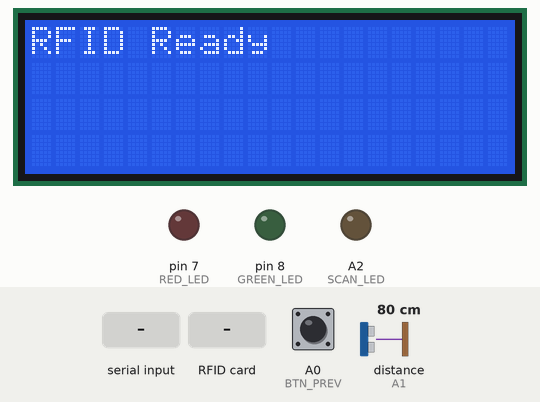
A sketch run on a simulated Arduino Uno, built with avr-gcc and run on an emulated ATmega328P. Parts: 20×4 character LCD, output pins drawn as LEDs (lit = HIGH). Wiring (inferred from the names in the program): ultrasonic range finder: trigger A3; echo A1. The inputs (shaded band) are chosen by the test bench; at power-on: A0 (BTN_PREV) LOW, distance to the obstacle (sensor on A1) 80 cm. Pins used as bus, display or sensor lines are not drawn; what the sketch prints to the serial monitor is not drawn.

Above: at 1.3 s.
1.4 s: "PING_RFID\n" received over the second serial link
At 1.8 s:
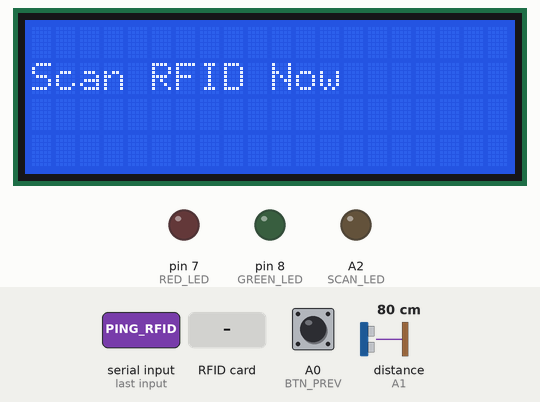
2.9 s: A0 (BTN_PREV) pulled HIGH for 0.15 s
4.5 s: RFID card 5E 7A 19 C4 held to the reader
6.2 s: "NO_ITEM\n" received over the second serial link
At 7.4 s:
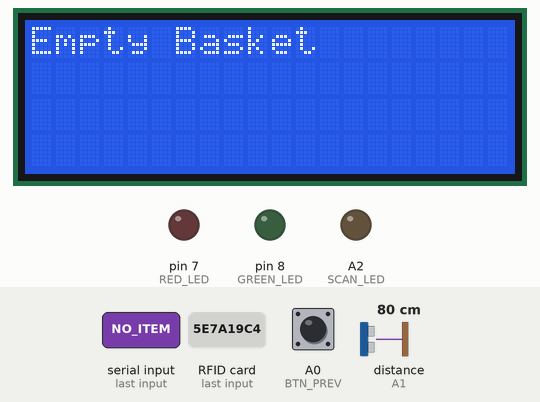
7.7 s: "Data:90\n" received over the second serial link
Timing chart, 0 to 10.2 s (numbered marks = the images above; inputs shaded):
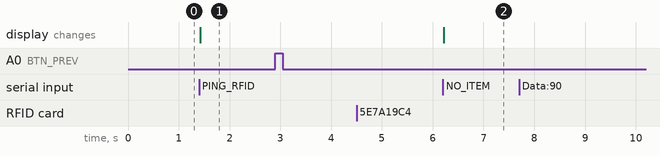

Measured:
- after the input at 1.4 s, the display: changes at once (image 1)
- after the input at 2.9 s, every drawn part: stays the same
- after the input at 4.5 s, every drawn part: stays the same
- after the input at 6.2 s, the display: changes at once (image 2)
- after the input at 7.7 s, every drawn part: stays the same

The sketch:

Defenseday-Arduino.ino
```cpp
#include <SPI.h>
#include <MFRC522.h>
#include <LiquidCrystal_I2C.h>
#include <SoftwareSerial.h>

// ========================
// Pins
#define RST_PIN 4
#define SS_PIN 10
MFRC522 mfrc522(SS_PIN, RST_PIN);

#define GREEN_LED 8
#define RED_LED   7
#define BTN_NEXT A1
#define BTN_PREV A0
#define SCAN_LED  A2
#define RST_OUT   A3

LiquidCrystal_I2C lcd(0x27, 20, 4);
SoftwareSerial NodeMCU(3, 2); // RX=3, TX=2

// Blink states
bool redBlink = false;
bool greenBlink = false;
bool scanBlink = false;

// Timers
unsigned long redTimer = 0;
unsigned long greenTimer = 0;
unsigned long scanTimer = 0;
const unsigned long blinkTime = 600; // ms

// Scan interval
const unsigned long scanInterval = 200; // ms
unsigned long lastScanTime = 0;
bool waitingForRfid = false;

// NodeMCU buffer
String serialBuffer = "";

// ========================
// Globals for item changes
int lastItemNumber = 0;

// ========================
// Setup
void setup() {
  Serial.begin(115200);
  NodeMCU.begin(4800);
  SPI.begin();
  lcd.init();
  lcd.backlight();
  lcd.clear();

  mfrc522.PCD_Init();
  lcd.setCursor(0,0);
  lcd.print("RFID Ready");

  pinMode(BTN_NEXT, INPUT);
  pinMode(BTN_PREV, INPUT);
  pinMode(GREEN_LED, OUTPUT);
  pinMode(RED_LED, OUTPUT);
  pinMode(SCAN_LED, OUTPUT);
  pinMode(RST_OUT, OUTPUT);

  digitalWrite(GREEN_LED, LOW);
  digitalWrite(RED_LED, LOW);
  digitalWrite(SCAN_LED, LOW);
  digitalWrite(RST_OUT, HIGH);
}

// ========================
// LED Blink functions
void triggerGreen() {
  greenBlink = true;
  greenTimer = millis();
  digitalWrite(GREEN_LED, HIGH);
}

void triggerRed() {
  redBlink = true;
  redTimer = millis();
  digitalWrite(RED_LED, HIGH);
}

void Sscan() {
  scanBlink = true;
  scanTimer = millis();
}

// Update LEDs without blocking
void updateLEDs() {
  unsigned long now = millis();
  if (greenBlink && now - greenTimer >= blinkTime) {
    greenBlink = false;
    digitalWrite(GREEN_LED, LOW);
  }
  if (redBlink && now - redTimer >= blinkTime) {
    redBlink = false;
    digitalWrite(RED_LED, LOW);
  }
  if (scanBlink && now - scanTimer >= blinkTime) {
    scanBlink = false;
  }
}

// ========================
// Main loop
void loop() {
  unsigned long now = millis();

  // Continuous RFID scan every scanInterval
  if (now - lastScanTime >= scanInterval) {
    lastScanTime = now;
    RFIDScan();
  }
digitalWrite(RST_OUT, LOW);
  buttons();
  handleNodeMCU();

  updateLEDs();
}

//=========================
void buttons() {
  static bool lastNext = HIGH;
  static bool lastPrev = HIGH;

  bool nextState = digitalRead(BTN_NEXT);
  bool prevState = digitalRead(BTN_PREV);

  if (prevState == HIGH) {
    NodeMCU.println("N");
    Serial.println("Sent NEXT");
  }

  if (nextState == HIGH) {
    NodeMCU.println("P");
    Serial.println("Sent PREV");
  }
}

// ========================
// RFID Scan
void RFIDScan() {
  if (!mfrc522.PICC_IsNewCardPresent()) return;
  if (!mfrc522.PICC_ReadCardSerial()) return;

  // Build UID string
  String uidStr = "";
  for (byte i = 0; i < mfrc522.uid.size; i++) {
    if (mfrc522.uid.uidByte[i] < 0x10) uidStr += "0";
    uidStr += String(mfrc522.uid.uidByte[i], HEX);
    if (i < mfrc522.uid.size - 1) uidStr += " ";
  }
  uidStr.toUpperCase();

  Serial.println("Scanned UID: " + uidStr);

  NodeMCU.println("LOOKUP:" + uidStr);

  if (waitingForRfid) {
    NodeMCU.println("RFID:" + uidStr);
    Serial.println("Sent to NodeMCU -> RFID:" + uidStr);
    waitingForRfid = false;
  }

  Sscan(); // blink scan LED
}

// ========================
// Handle NodeMCU messages
void handleNodeMCU() {
  while (NodeMCU.available()) {
    char c = NodeMCU.read();
    if (c == '\n') {
      serialBuffer.trim();
      if (serialBuffer.length() > 0) {

        if (serialBuffer == "PING_RFID") {
          waitingForRfid = true;
          lcd.clear();
          lcd.setCursor(0,1);
          lcd.print("Scan RFID Now    ");

          Serial.println("[NODEMCU] PING_RFID detected — awaiting scan");

        } else if (!waitingForRfid) {
          processServerCSV(serialBuffer);
        }
      }
      serialBuffer = "";
    } else {
      serialBuffer += c;
    }
  }
}

// ========================
// Extend your Item struct to include total, index, itemNumber
struct Item {
  String uid;
  String name;
  long price;
  String category;
  long total;       // total amount
  int index;        // current index
  int itemNumber;   // total items
};

// Global current item to display
Item currentItem;

// ========================
// Process CSV message from NodeMCU
// Expected format: "Data:Name,Category,Price,Total,Index,ItemNumber"
void processServerCSV(String msg) {
 if (msg == "NO_ITEM") {
    // Basket just became empty — reset count
    lastItemNumber = 0;
    currentItem.index = 0;
    currentItem.itemNumber = 0;
    currentItem.name = "";
    currentItem.category = "";
    currentItem.price = 0;
    currentItem.total = 0;

    // Update LCD
    lcd.clear();
    lcd.setCursor(0, 0);
    lcd.print("Empty Basket");

    Serial.println("Empty Basket");
    return;
}


  if (!msg.startsWith("Data:")) return;

  String payload = msg.substring(5);
  payload.trim();

  int idx0 = payload.indexOf(',');
  int idx1 = payload.indexOf(',', idx0 + 1);
  int idx2 = payload.indexOf(',', idx1 + 1);
  int idx3 = payload.indexOf(',', idx2 + 1);
  int idx4 = payload.indexOf(',', idx3 + 1);

  if (idx0 == -1 || idx1 == -1 || idx2 == -1 || idx3 == -1 || idx4 == -1) {
    Serial.println("Invalid CSV message: " + payload);
    return;
  }

  Item newItem;
  newItem.name       = payload.substring(0, idx0);      newItem.name.trim();
  newItem.category   = payload.substring(idx0 + 1, idx1); newItem.category.trim();
  newItem.price      = payload.substring(idx1 + 1, idx2).toInt();
  newItem.total      = payload.substring(idx2 + 1, idx3).toInt();
  newItem.index      = payload.substring(idx3 + 1, idx4).toInt();
  newItem.itemNumber = payload.substring(idx4 + 1).toInt();

  if (newItem.itemNumber > lastItemNumber) {
    triggerGreen();
    digitalWrite(SCAN_LED, HIGH);
    delay(100);
    digitalWrite(SCAN_LED, LOW);
  } else if (newItem.itemNumber < lastItemNumber) {
    triggerRed();
  }

  lastItemNumber = newItem.itemNumber;

  currentItem.name       = newItem.name;
  currentItem.category   = newItem.category;
  currentItem.price      = newItem.price;
  currentItem.total      = newItem.total;
  currentItem.index      = newItem.index;
  currentItem.itemNumber = newItem.itemNumber;

  displayCurrentItem();
}

// ========================
// Display current item on LCD
void displayCurrentItem() {
  lcd.clear();
  delay(200);

  lcd.setCursor(0,0);
  lcd.print("Name: ");
  lcd.print(currentItem.name);

  lcd.setCursor(0,1);
  lcd.print("Cat: ");
  lcd.print(currentItem.category);

  lcd.setCursor(0,2);
  lcd.print("Price: ");
  lcd.print(currentItem.price);

  lcd.setCursor(0,3);
  lcd.print("Total: ");
  lcd.print(currentItem.total);

  lcd.setCursor(20 - 5 , 3);
  lcd.print(currentItem.index);
  lcd.print("/");
  lcd.print(currentItem.itemNumber);
}
```
